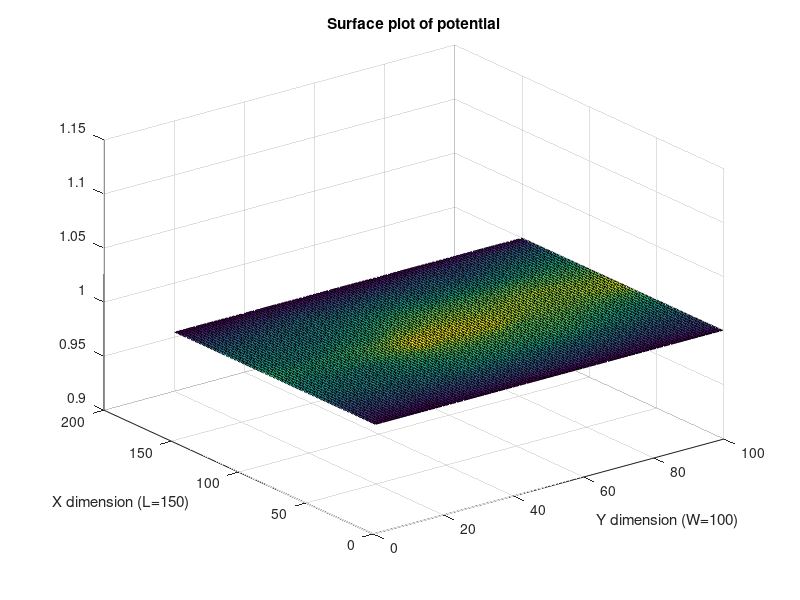

The MATLAB source for this figure:
%% Part 3 - Bottleneck Analysis
nx = 150;
ny = 100;
G = sparse(nx*ny, nx*ny);
B = zeros(1,nx*ny);
%setting conductivity map for 3rd part
cMap = ones(nx,ny);
 for q = 1:nx
     for w = 1:ny
         if (q<0.6*nx && q>0.4*nx && w>0.6*ny) || (q<0.6*nx && q>0.4*nx && w<0.4*ny)
             cMap(q,w) = 1e-2;
         end
     end
 end
for i = 1:nx
    for j = 1:ny
        %Setting up the G-Matrix
        n = j + (i-1)*ny;
        if i == 1
            G(n,n) = 1;
            B(n) = 1;
        elseif i == nx
            G(n,n) = 1;
            B(n) = 1;
        elseif j == 1
            nxm = j + (i-2)*ny;
            nxp = j + (i)*ny;
            nyp = j+1 + (i-1)*ny;
            
            rxm = (cMap(i,j) + cMap(i-1,j))/2.0;
            rxp = (cMap(i,j) + cMap(i+1,j))/2.0;
            ryp = (cMap(i,j) + cMap(i,j+1))/2.0;

            G(n,n) = -(rxm + rxp + ryp);
            G(n,nxm) = rxm;
            G(n,nxp) = rxp;
            G(n,nyp) = ryp;
        elseif j == ny
            nxm = j + (i-2)*ny;
            nxp = j + (i)*ny;
            nym = j-1 + (i-1)*ny;
            
            rxm = (cMap(i,j) + cMap(i-1,j))/2.0;
            rxp = (cMap(i,j) + cMap(i+1,j))/2.0;
            rym = (cMap(i,j) + cMap(i,j-1))/2.0;
            
            G(n,n) = -(rxm + rxp + rym);
            G(n,nxm) = rxm;
            G(n,nxp) = rxp;
            G(n,nym) = rym;
        else
            nxm = j + (i-2)*ny;
            nxp = j + (i)*ny;
            nym = j-1 + (i-1)*ny;
            nyp = j+1 + (i-1)*ny;
            
            rxm = (cMap(i,j) + cMap(i-1,j))/2.0;
            rxp = (cMap(i,j) + cMap(i+1,j))/2.0;
            rym = (cMap(i,j) + cMap(i,j-1))/2.0;
            ryp = (cMap(i,j) + cMap(i,j+1))/2.0;
            
            G(n,nxp) = rxp;
            G(n,nyp) = ryp;
            G(n,nxm) = rxm;
            G(n,nym) = rym;
            G(n,n) = -(rxm + rxp + rym + ryp);
        end
    end
end
%solving for matrix of potentials
V = G\B';
Vmap = zeros(nx,ny);
for i = 1:nx
    for j = 1:ny
        n = j + (i-1)*ny;
        Vmap(i,j) = V(n);
    end
end
figure(4)
surf(Vmap)
title('Surface plot of potential')
ylabel('X dimension (L=150)')
xlabel('Y dimension (W=100)')



% %calculating gradient of potential
% for i = 1:nx
%     for j = 1:ny
%         if i == 1
%             Ex(i,j) = (Vmap(i + 1,j) - Vmap(i,j));
%         elseif i == nx
%             Ex(i,j) = (Vmap(i,j) - Vmap(i-1,j));
%         else
%             Ex(i,j) = (Vmap(i+1,j) - Vmap(i-1,j)) * 0.5;
%         end
%          if j == 1
%             Ey(i,j) = (Vmap(i,j+1) - Vmap(i,j));
%         elseif j == ny
%             Ey(i,j) = (Vmap(i,j) - Vmap(i,j-1));
%         else
%             Ey(i,j) = (Vmap(i,j+1) - Vmap(i,j-1)) * 0.5;
%         end
%     end
% end
% 
% %electric field is negative gradient, so multiplying by -1
% Ex = -Ex;
% Ey = -Ey;